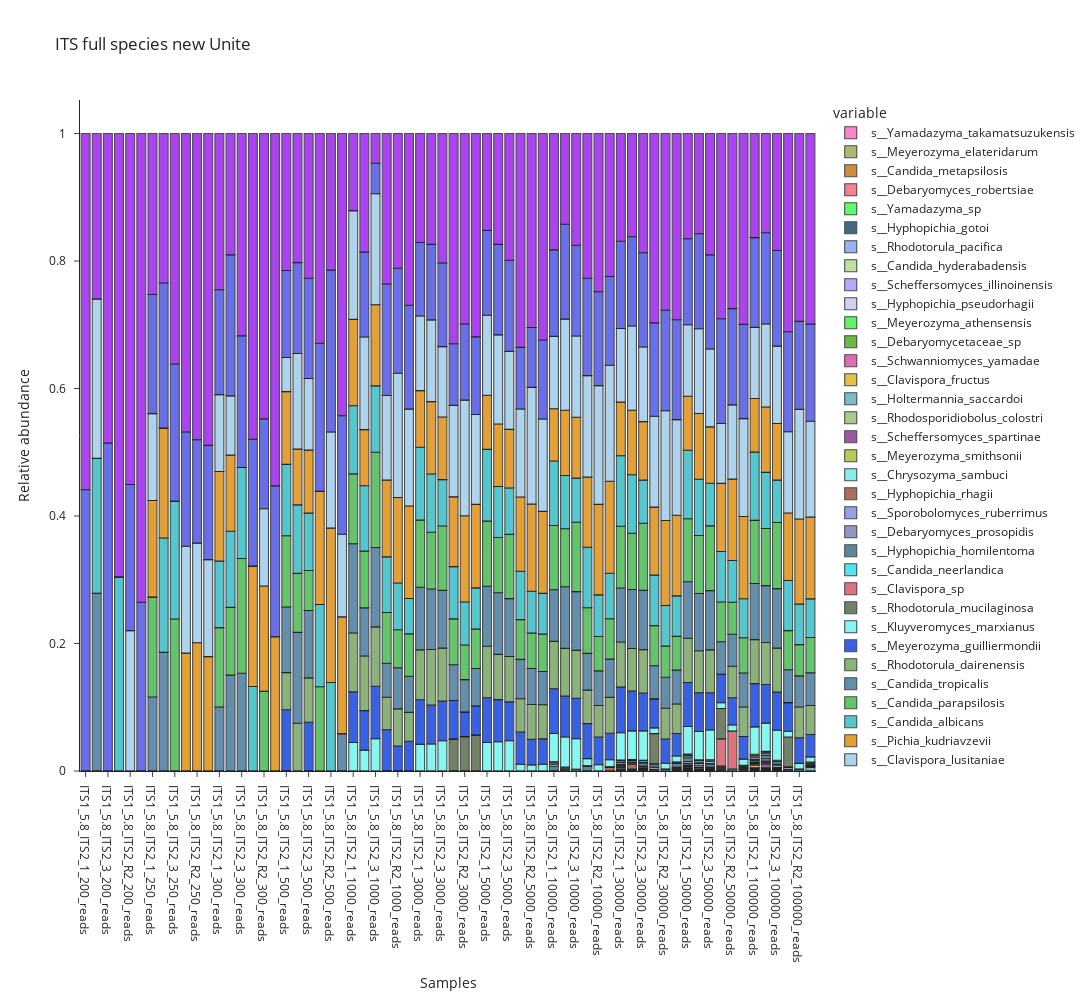

Write notebook code for a chart like this one.
### Code cell
fig = px.bar(data_tax_df_sorted.T, 
             y=data_tax_df_sorted.index, 
             x=data_tax_df_sorted.columns,
             width=1300, 
             height=1000, 
            # color=data_tax_df.index,
             labels={'value': 'Relative abundance', 'index':'Samples'}, 
             template='simple_white', title = 'ITS full species new Unite',
             color_discrete_map=color_collection)
#fig.update_layout(yaxis_range=[0, 1], legend_title_text='Taxon', legend_title_side='top center')
fig.update_traces(marker_line_width=1.1, marker_line_color='#202020', opacity=0.8)
fig.update_yaxes(ticksuffix = "  ")
fig.show()
